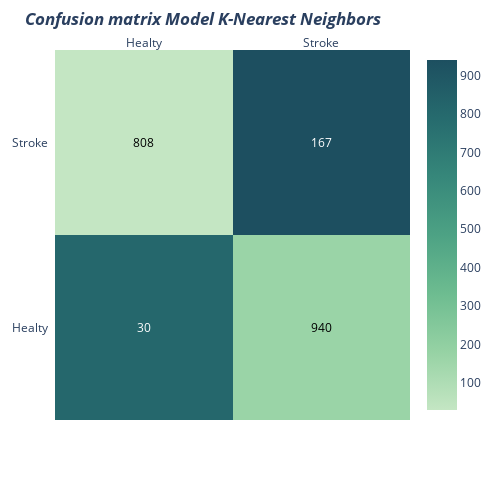

Here is the notebook cell this chart was saved with:
### Code cell
plot_cm(knn_cf, 'Model K-Nearest Neighbors')

### Figure 1 — Plotly figure (JSON) as saved in the notebook; plotly's stock layout.template omitted (floating-point values rounded to 4 significant figures)
{"data": [{"colorscale": [[0, "rgb(196, 230, 195)"], [0.1667, "rgb(150, 210, 164)"], [0.3333, "rgb(109, 188, 144)"], [0.5, "rgb(77, 162, 132)"], [0.6667, "rgb(54, 135, 122)"], [0.8333, "rgb(38, 107, 110)"], [1, "rgb(29, 79, 96)"]], "reversescale": false, "showscale": true, "type": "heatmap", "x": ["Healty", "Stroke"], "y": ["Healty", "Stroke"], "z": [[808, 167], [30, 940]]}], "layout": {"annotations": [{"font": {"color": "#FFFFFF"}, "showarrow": false, "text": "30", "x": "Healty", "xref": "x", "y": "Healty", "yref": "y"}, {"font": {"color": "#000000"}, "showarrow": false, "text": "940", "x": "Stroke", "xref": "x", "y": "Healty", "yref": "y"}, {"font": {"color": "#000000"}, "showarrow": false, "text": "808", "x": "Healty", "xref": "x", "y": "Stroke", "yref": "y"}, {"font": {"color": "#FFFFFF"}, "showarrow": false, "text": "167", "x": "Stroke", "xref": "x", "y": "Stroke", "yref": "y"}, {"font": {"color": "black", "size": 14}, "showarrow": false, "text": "", "x": 0.5, "xref": "paper", "y": -0.1, "yref": "paper"}, {"font": {"color": "black", "size": 14}, "showarrow": false, "text": "", "textangle": -90, "x": -0.2, "xref": "paper", "y": 0.5, "yref": "paper"}], "height": 500, "margin": {"l": 20, "t": 50}, "title": {"text": "<i><b>Confusion matrix Model K-Nearest Neighbors</b></i>"}, "width": 500, "xaxis": {"dtick": 1, "gridcolor": "rgb(0, 0, 0)", "side": "top", "ticks": ""}, "yaxis": {"dtick": 1, "ticks": "", "ticksuffix": "  "}}}
